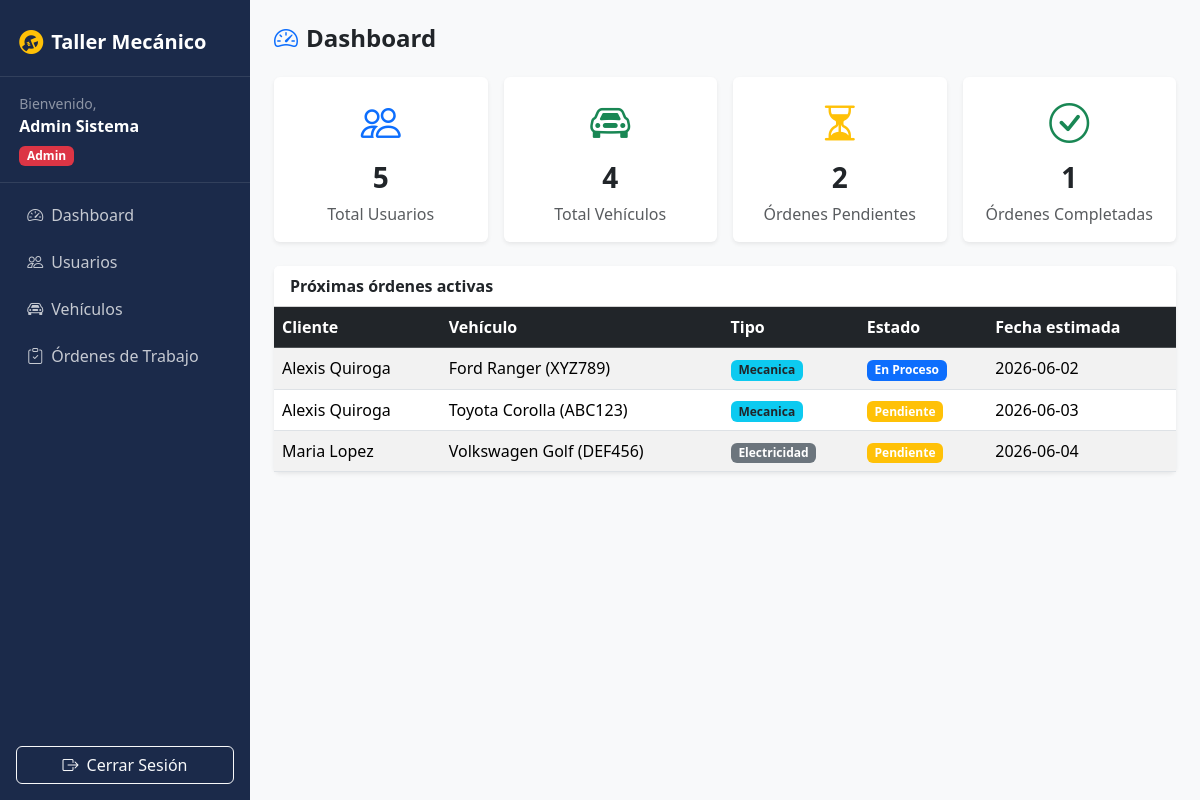
Page /dashboard.php (signed in) on the committed database.
### tables this page shows
CREATE TABLE ordenes_trabajo (
    id INT PRIMARY KEY AUTO_INCREMENT,
    id_vehiculo INT NOT NULL,
    id_cliente INT NOT NULL,
    id_trabajador INT NOT NULL,
    tipo ENUM('mecanica','electricidad') NOT NULL,
    descripcion TEXT NOT NULL,
    estado ENUM('pendiente','en_proceso','completado','cancelado') NOT NULL DEFAULT 'pendiente',
    fecha_ingreso DATE NOT NULL,
    fecha_estimada DATE NOT NULL,
    created_at TIMESTAMP DEFAULT CURRENT_TIMESTAMP,
    FOREIGN KEY (id_vehiculo) REFERENCES vehiculos(id),
    FOREIGN KEY (id_cliente) REFERENCES usuarios(id),
    FOREIGN KEY (id_trabajador) REFERENCES usuarios(id)
);

### dashboard.php (the view, shortened to what this page needs)
<?php
require_once 'consultas.php';
$conexion   = conexion();
?>
<?php include 'header.php'; ?>
<?php include 'menulateral.php'; ?>
<div class="container-fluid p-4">
    <h4 class="fw-bold mb-4"><i class="bi bi-speedometer2 me-2 text-primary"></i>Dashboard</h4>
    <?php if ($rol === 'admin'){ ?>
    <div class="row g-3 mb-4">
        <div class="col-6 col-md-3">
            <div class="card border-0 shadow-sm text-center h-100">
                <div class="card-body">
                    <i class="bi bi-people fs-1 text-primary"></i>
                    <h3 class="fw-bold mt-2"><?php echo contarUsuarios($conexion); ?></h3>
                    <p class="text-muted mb-0">Total Usuarios</p>
                </div>
            </div>
        </div>
        <div class="col-6 col-md-3">
            <div class="card border-0 shadow-sm text-center h-100">
                <div class="card-body">
                    <i class="bi bi-car-front fs-1 text-success"></i>
                    <h3 class="fw-bold mt-2"><?php echo contarVehiculos($conexion); ?></h3>
                    <p class="text-muted mb-0">Total Vehículos</p>
                </div>
            </div>
        </div>
        <div class="col-6 col-md-3">
            <div class="card border-0 shadow-sm text-center h-100">
                <div class="card-body">
                    <i class="bi bi-hourglass-split fs-1 text-warning"></i>
                    <h3 class="fw-bold mt-2"><?php echo contarOrdenesPorEstado($conexion, 'pendiente'); ?></h3>
                    <p class="text-muted mb-0">Órdenes Pendientes</p>
                </div>
            </div>
        </div>
        <div class="col-6 col-md-3">
            <div class="card border-0 shadow-sm text-center h-100">
                <div class="card-body">
                    <i class="bi bi-check-circle fs-1 text-success"></i>
                    <h3 class="fw-bold mt-2"><?php echo contarOrdenesPorEstado($conexion, 'completado'); ?></h3>
                    <p class="text-muted mb-0">Órdenes Completadas</p>
                </div>
            </div>
        </div>
    </div>
    <div class="card border-0 shadow-sm">
        <div class="card-header bg-white fw-semibold">Próximas órdenes activas</div>
        <div class="card-body p-0">
            <div class="table-responsive">
                <table class="table table-striped table-hover mb-0">
                    <thead class="table-dark">
                        <tr><th>Cliente</th><th>Vehículo</th><th>Tipo</th><th>Estado</th><th>Fecha estimada</th></tr>
                    </thead>
                    <tbody>
                    <?php $res = proximasOrdenesActivas($conexion); while ($row = mysqli_fetch_array($res)) { ?>
                    <tr>
                        <td><?php echo $row['cliente']; ?></td>
                        <td><?php echo $row['vehiculo']; ?></td>
                        <td><span class="badge bg-<?php echo $row['tipo']==='mecanica'?'info text-dark':'secondary'; ?>"><?php echo ucfirst($row['tipo']); ?></span></td>
                        <td><?php echo badge_estado($row['estado']); ?></td>
                        <td><?php echo $row['fecha_estimada']; ?></td>
                    </tr>
                    <?php } ?>
                    </tbody>
                </table>
            </div>
        </div>
    </div>
    <?php }; ?>
</div>
<?php include 'footer.php'; ?>

### consultas.php (shortened to what this page needs)
<?php
function badge_estado($estado) {
    $clases = ['pendiente'=>'warning','en_proceso'=>'primary','completado'=>'success','cancelado'=>'danger'];
    $labels = ['pendiente'=>'Pendiente','en_proceso'=>'En Proceso','completado'=>'Completado','cancelado'=>'Cancelado'];
    if (isset($clases[$estado])) {
        $clase = $clases[$estado];
    } else {
        $clase = 'secondary';
    }
    if (isset($labels[$estado])) {
        $label = $labels[$estado];
    } else {
        $label = $estado;
    }
    return "<span class=\"badge bg-{$clase}\">{$label}</span>";
}
function contarUsuarios($conexion) {
    $SQL = "SELECT COUNT(*) FROM usuarios";
    $rs = mysqli_query($conexion, $SQL);
    $fila = mysqli_fetch_array($rs);
    return $fila[0];
}
function contarVehiculos($conexion) {
    $SQL = "SELECT COUNT(*) FROM vehiculos";
    $rs = mysqli_query($conexion, $SQL);
    $fila = mysqli_fetch_array($rs);
    return $fila[0];
}
function contarOrdenesPorEstado($conexion, $estado) {
    $SQL = "SELECT COUNT(*) FROM ordenes_trabajo WHERE estado = '$estado'";
    $rs = mysqli_query($conexion, $SQL);
    $fila = mysqli_fetch_array($rs);
    return $fila[0];
}
function proximasOrdenesActivas($conexion) {
    $SQL = "SELECT ot.*, CONCAT(u.nombre, ' ', u.apellido) AS cliente,
        CONCAT(v.marca, ' ', v.modelo, ' (', v.patente, ')') AS vehiculo
        FROM ordenes_trabajo ot
        JOIN usuarios u ON ot.id_cliente = u.id
        JOIN vehiculos v ON ot.id_vehiculo = v.id
        WHERE ot.estado NOT IN ('completado','cancelado')
        ORDER BY ot.fecha_estimada ASC LIMIT 5";
    $rs = mysqli_query($conexion, $SQL);
    return $rs;
}

### rows in the picture
ordenes_trabajo: cliente "Alexis Quiroga", vehiculo "Ford Ranger (XYZ789)", tipo "Mecanica", estado "En Proceso", fecha_estimada "2026-06-02"
ordenes_trabajo: cliente "Alexis Quiroga", vehiculo "Toyota Corolla (ABC123)", tipo "Mecanica", estado "Pendiente", fecha_estimada "2026-06-03"
ordenes_trabajo: cliente "Maria Lopez", vehiculo "Volkswagen Golf (DEF456)", tipo "Electricidad", estado "Pendiente", fecha_estimada "2026-06-04"

### other values in the picture
$_SESSION['nombre'] "Admin"
$_SESSION['apellido'] "Sistema"
$rol "Admin"
contarUsuarios($conexion) "5"
contarVehiculos($conexion) "4"
contarOrdenesPorEstado($conexion, 'pendiente') "2"
contarOrdenesPorEstado($conexion, 'completado') "1"
